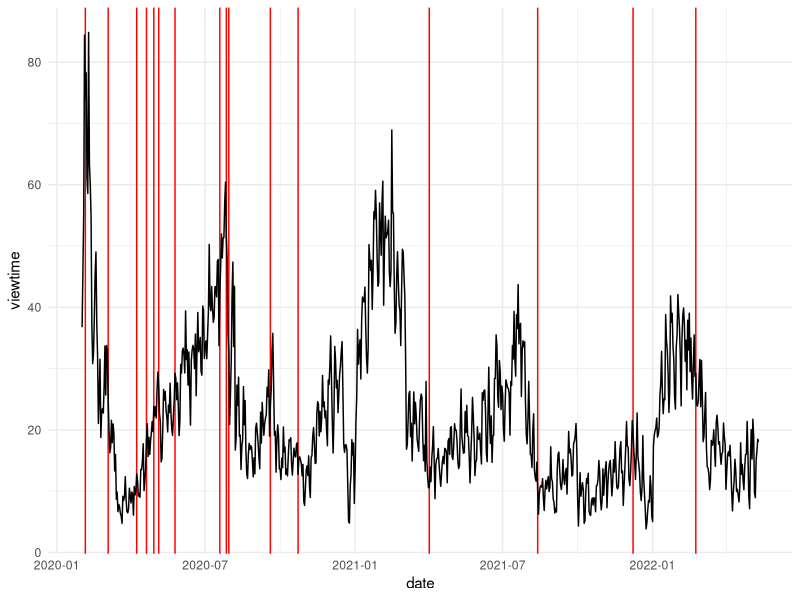
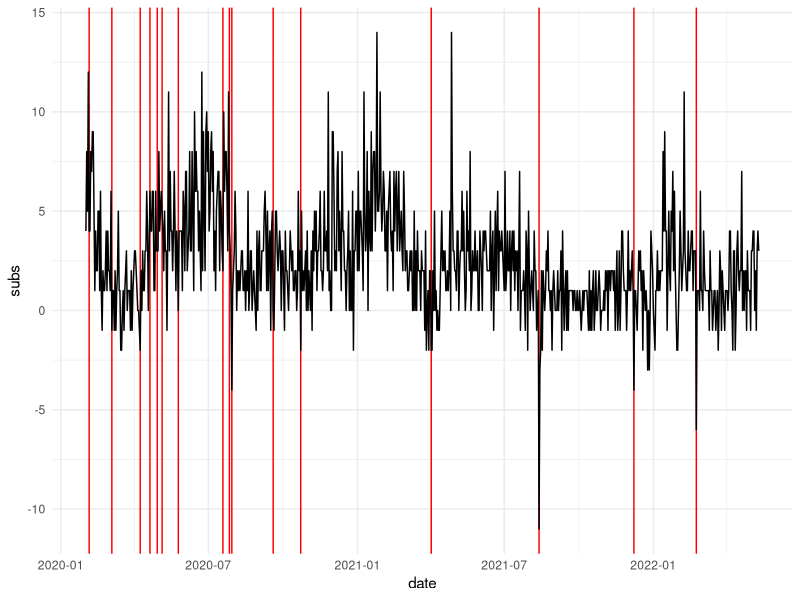

Here is the R script that generated these plots, in order:
videos <- read.csv("data/videos.csv")
colnames(videos) <- c("date","videos")
viewtime <- read.csv("data/viewtime.csv", header = TRUE)
colnames(viewtime) <- c("date","viewtime")
subs <- read.csv("data/subs.csv", header = TRUE)
colnames(subs) <- c("date","subs")
data <- merge(videos, viewtime, by = "date")
data <- merge(data, subs, by = "date")
data$date <- as.Date(data$date)

head(data)

library(ggplot2)

plot <- ggplot(data, aes(x = date)) + 
  geom_vline(aes(xintercept = date), data = dplyr::filter(data, videos != 0), color = "red") +
  theme_minimal()

plot + geom_line(aes(y = viewtime))

plot + geom_line(aes(y = subs))

